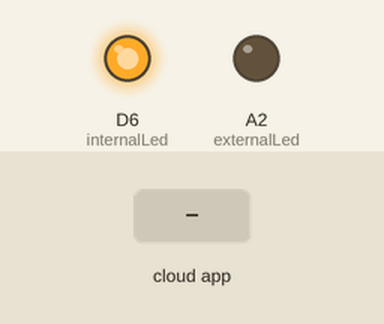
Bench run of a sketch on a simulated Arduino MKR. On the bench: output pins drawn as LEDs (lit = HIGH). Inputs (shaded band) come from the test bench. WiFi joins after 1.5 s; servers stay silent unless stated.

Above: at 4.2 s.
4.3 s: the phone or cloud app sets lED_ON to 1
At 5.5 s:
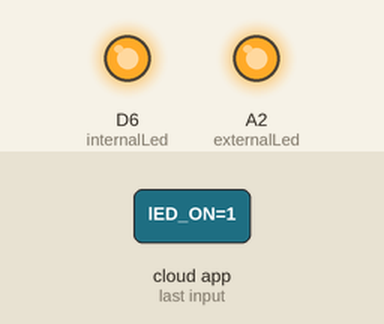
5.8 s: the phone or cloud app sets lED_ON to 0
At 6.9 s:
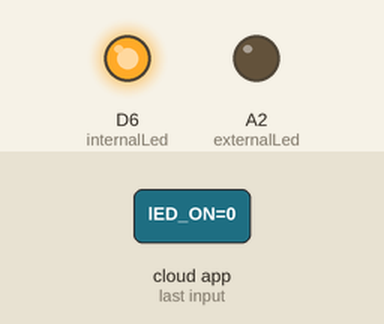
Timing chart, 0 to 8.8 s (numbered marks = the images above; inputs shaded):
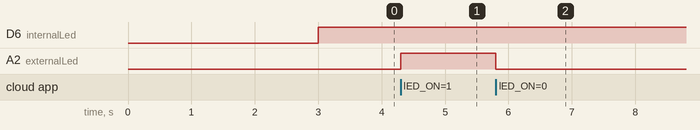

Measured:
- after the input at 4.3 s, A2 (externalLed): LOW → HIGH at once
- after the input at 5.8 s, A2 (externalLed): HIGH → LOW at once

The sketch:

Led.ino
```cpp
#include "arduino_secrets.h"
#include "thingProperties.h"

int internalLed = LED_BUILTIN;
int externalLed = PIN_A2;

void setup() {

  // Initialize leds
  pinMode(internalLed, OUTPUT);
  pinMode(externalLed, OUTPUT);

  // Initialize serial and wait for port to open:
  Serial.begin(9600);
  // This delay gives the chance to wait for a Serial Monitor without blocking if none is found
  delay(1500);

  initProperties();
  ArduinoCloud.begin(ArduinoIoTPreferredConnection);
  setDebugMessageLevel(2);
  ArduinoCloud.printDebugInfo();
}

void loop() {
  ArduinoCloud.update();

  // mark status of initialisation
  digitalWrite(internalLed, ArduinoCloud.connected());
}


/*
  Since LEDON is READ_WRITE variable, onLEDONChange() is
  executed every time a new value is received from IoT Cloud.
*/
void onLEDONChange()  {
  digitalWrite(externalLed, lED_ON);
  delay(500);
}
```

arduino_secrets.h
```cpp
#define SECRET_SSID ""
#define SECRET_OPTIONAL_PASS ""
```

thingProperties.h
```cpp
// Code generated by Arduino IoT Cloud, DO NOT EDIT.

#include <ArduinoIoTCloud.h>
#include <Arduino_ConnectionHandler.h>

const char SSID[]     = SECRET_SSID;    // Network SSID (name)
const char PASS[]     = SECRET_OPTIONAL_PASS;    // Network password (use for WPA, or use as key for WEP)

void onLEDONChange();

bool lED_ON;

void initProperties(){

  ArduinoCloud.addProperty(lED_ON, READWRITE, ON_CHANGE, onLEDONChange);

}

WiFiConnectionHandler ArduinoIoTPreferredConnection(SSID, PASS);
```
